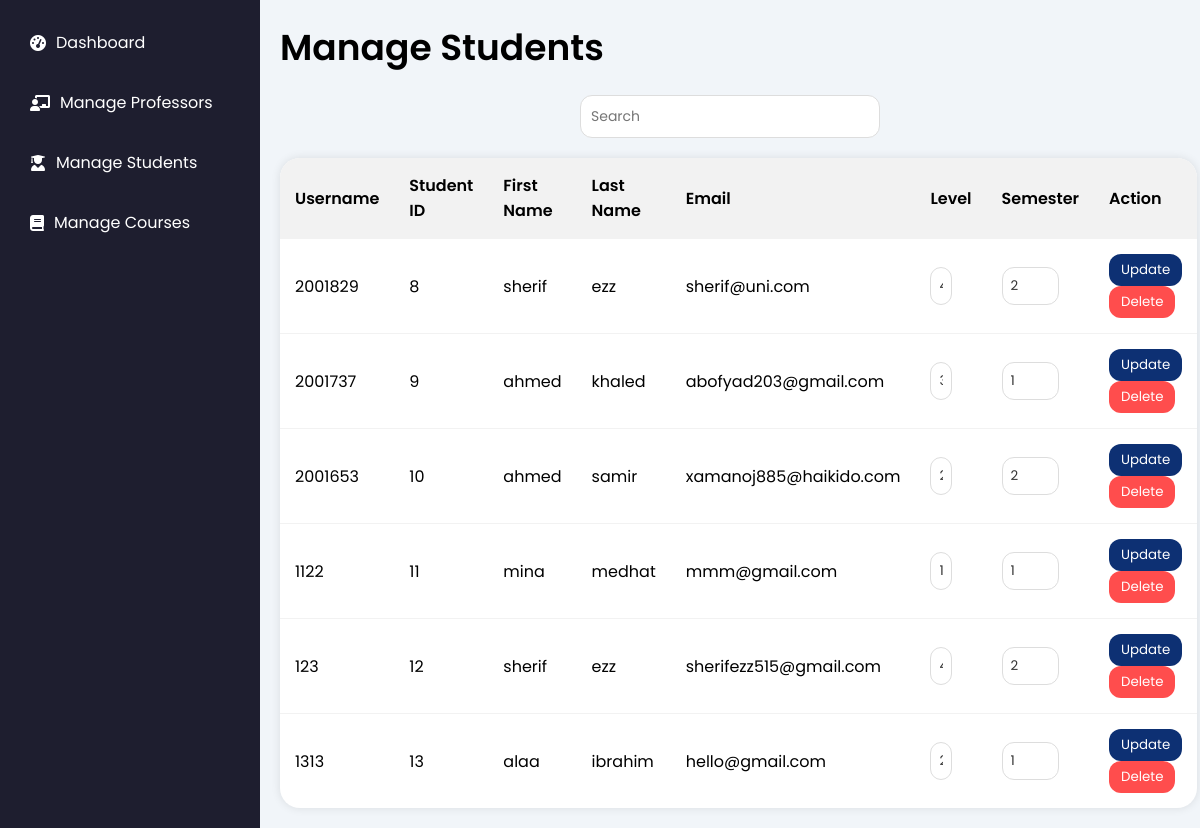
The app's page /Admin/manage_students.php with its own data.
### tables this page shows
CREATE TABLE `students` (
  `student_id` int(11) NOT NULL,
  `first_name` varchar(50) NOT NULL,
  `last_name` varchar(50) NOT NULL,
  `username` varchar(50) NOT NULL,
  `email` varchar(100) NOT NULL,
  `password` varchar(255) NOT NULL,
  `level_id` int(11) DEFAULT NULL,
  `semester` enum('1','2') DEFAULT NULL
);

### Admin/manage_students.php (the view, shortened to what this page needs)
<?php
$db = new mysqli('localhost', 'root', '', 'chatbot_login');
$query = "SELECT * FROM students";
$result = $db->query($query);
?>
<!DOCTYPE html>
<html lang="en">
<head>
    <link rel="stylesheet" href="students.css">
    <link rel="stylesheet" href="https://cdnjs.cloudflare.com/ajax/libs/font-awesome/6.0.0-beta3/css/all.min.css">
</head>
<body>
    <div class="sidebar">
        <a href="dashboard.php"><i class="fas fa-tachometer-alt"></i> Dashboard</a>
        <a href="manage_professor.php"><i class="fas fa-chalkboard-teacher"></i> Manage Professors</a>
        <a href="manage_students.php"><i class="fas fa-user-graduate"></i> Manage Students</a>
        <a href="manage_courses.php"><i class="fas fa-book"></i> Manage Courses</a>
    </div>
    <div class="content">
        <h1>Manage Students</h1>
        <div class="custom-search-container">
            <input type="text" id="searchInput" placeholder="Search " onkeyup="searchStudent()">
        </div>
        <table>
            <thead>
                <tr>
                    <th>Username</th>
                    <th>Student ID</th>
                    <th>First Name</th>
                    <th>Last Name</th>
                    <th>Email</th>
                    <th>Level</th>
                    <th>Semester</th>
                    <th>Action</th>
                </tr>
            </thead>
            <tbody id="studentTableBody">
                <?php
                while ($row = $result->fetch_assoc()) {
                    echo "<tr id='row-" . $row['student_id'] . "'>";
                    echo "<td>" . $row['username'] . "</td>";
                    echo "<td>" . $row['student_id'] . "</td>";
                    echo "<td>" . $row['first_name'] . "</td>";
                    echo "<td>" . $row['last_name'] . "</td>";
                    echo "<td>" . $row['email'] . "</td>";
                    echo "<td><input type='text' value='" . $row['level_id'] . "' id='level-" . $row['student_id'] . "'></td>";
                    echo "<td><input type='text' value='" . $row['semester'] . "' id='semester-" . $row['student_id'] . "'></td>";
                    echo "<td>
                            <button class='update-btn' onclick='updateStudent(" . $row['student_id'] . ")'>Update</button>
                            <button class='delete-btn' onclick='deleteStudent(" . $row['student_id'] . ")'>Delete</button>
                          </td>";
                    echo "</tr>";
                }
                ?>
            </tbody>
        </table>
    </div>
</body>
</html>

### Admin/students.css (style rules this page uses)
* { margin: 0; padding: 0; box-sizing: border-box; font-family: "Poppins", sans-serif; }
body { display: flex; }
.sidebar { position: fixed; height: 100%; width: 260px; background: #1e1e2f; padding: 20px 15px; display: flex; flex-direction: column; gap: 15px; }
.sidebar a { color: #ffffff; text-decoration: none; padding: 10px 15px; border-radius: 12px; display: flex; align-items: center; gap: 10px; font-size: 16px; transition: background 0.3s; }
.content { margin-left: 260px; padding: 20px; width: calc(100% - 260px); background: #f1f5f9; }
.content h1 { font-size: 36px; font-weight: 600; margin-bottom: 20px; }
.custom-search-container { text-align: center; margin-bottom: 20px; }
.custom-search-container input { padding: 10px; width: 300px; font-size: 14px; border: 1px solid #ddd; border-radius: 12px; }
table { width: 100%; border-collapse: collapse; background: #fff; border-radius: 20px; box-shadow: 0 0 10px rgba(0, 0, 0, 0.1); overflow: hidden; }
table th, table td { padding: 15px; text-align: left; border-bottom: 1px solid #f2f2f2; }
table th { background: #f2f2f2; font-weight: 600; }
table tbody tr:last-child td { border-bottom: none; }
table input[type='text'] { padding: 8px; background-color: #fff; color: #333; border: 1px solid #ddd; border-radius: 12px; transition: border-color 0.3s ease; width: calc(100% - 20px); }
.delete-btn { padding: 6px 12px; background: #ff4d4d; color: #fff; border: none; border-radius: 12px; cursor: pointer; transition: background 0.3s ease; }
.update-btn { padding: 6px 12px; background: #0d3073; color: #fff; border: none; border-radius: 12px; cursor: pointer; transition: background 0.3s ease; }

### records on screen
students: username "2001829", student_id "8", first_name "sherif", last_name "ezz", email "sherif@uni.com", level "4", semester "2"
students: username "2001737", student_id "9", first_name "ahmed", last_name "khaled", email "abofyad203@gmail.com", level "3", semester "1"
students: username "2001653", student_id "10", first_name "ahmed", last_name "samir", email "xamanoj885@haikido.com", level "2", semester "2"
students: username "1122", student_id "11", first_name "mina", last_name "medhat", email "mmm@gmail.com", level "1", semester "1"
students: username "123", student_id "12", first_name "sherif", last_name "ezz", email "sherifezz515@gmail.com", level "4", semester "2"
students: username "1313", student_id "13", first_name "alaa", last_name "ibrahim", email "hello@gmail.com", level "2", semester "1"
